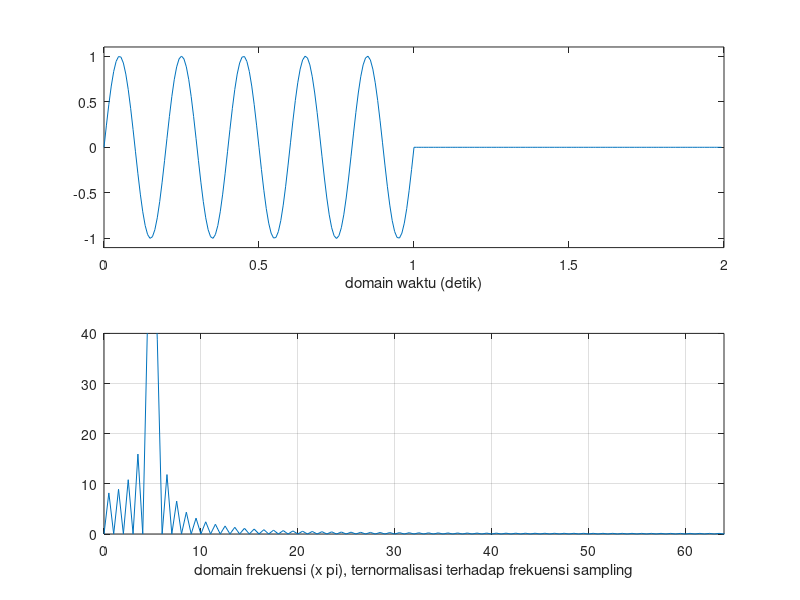

This chart was generated by the following MATLAB code:
clear all
clc
T=128;
zpf=2;
n=0:1/T:(T-1)/T;
fi=5;
xw=[sin(2*pi*n*fi),zeros(1,(zpf-1)*T)];
nn=length(xw);
k=0:nn-1;

subplot(2,1,1);
plot(zpf*k/nn,xw);
axis([0 zpf -1.1 1.1])
xlabel('domain waktu (detik)')

X=fft(xw);
spec=abs(X);
f_X=length(X)
f=0:f_X-1;

subplot(2,1,2);
plot(f/2,spec);
axis([0 T/2 0 40])
xlabel('domain frekuensi (x pi), ternormalisasi terhadap frekuensi sampling')
grid
